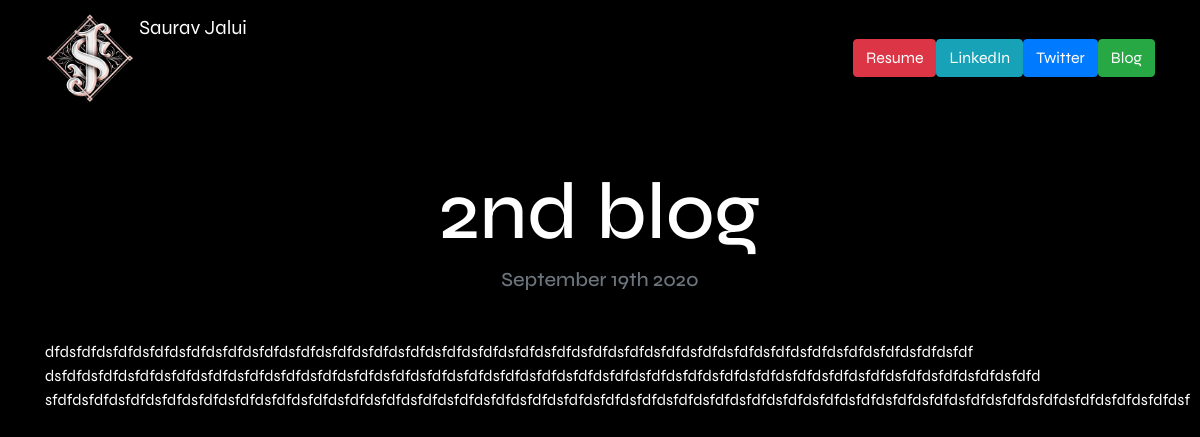
The app's page /blog/2/ with its own data.
### blog/models.py (models this page shows, shortened)
class Blog(models.Model):
    title = models.CharField(max_length=200)
    description = models.TextField()
    date = models.DateField()

### blog/views.py (the view)
# urls.py: path("<int:blog_id>/", views.detail, name='detail'),
def detail(request, blog_id):
    blog = get_object_or_404(Blog, pk=blog_id)
    return render(request, 'blog/detail.html', {'blog':blog})

### blog/templates/blog/detail.html
{% extends "portfolio/base.html" %}
{% load static %}
{% block content %}
<h1 class="text-center mt-5" id="blogdetailtitle">{{ blog.title }}</h1>
<h5 class="text-center text-muted mb-5">{{ blog.date|date:'F jS Y' }}</h5>
{{ blog.description|safe }}
{% endblock %}

### portfolio/static/portfolio/custom.css (style rules this page uses)
body { color: rgb(255, 255, 255); font-family: 'Expletus Sans', cursive; font-family: 'Montserrat', sans-serif; font-family: 'Syne', sans-serif; }
@media (min-width: 992px) { #blogdetailtitle { font-size: 5rem; } }

### records on screen
Blog: title "2nd blog", date "September 19th 2020", description "dfdsfdfdsfdfdsfdfdsfdfdsfdfdsfdfdsfdfdsfdfdsfdfdsfdfdsfdfdsfdfdsfdfdsfdfdsfdfdsfdfdsfdfdsfdfdsfdfdsfdfdsfdfdsfdfdsfdfdsfdfdsfdf dsfdfdsfdfdsfdfdsfdfdsfdfdsfdfdsfdfdsfdfdsfdfdsfdfdsfdfdsfdfdsfdfdsfdfdsfdfdsfdfdsfdfdsfdfdsfdfdsfdfdsfdfdsfdfdsfdfdsfdfdsfdfdsfdfdsfdfd sfdfdsfdfdsfdfdsfdfdsfdfdsfdfdsfdfdsfdfdsfdfdsfdfdsfdfdsfdfdsfdfdsfdfdsfdfdsfdfdsfdfdsfdfdsfdfdsfdfdsfdfdsfdfdsfdfdsfdfdsfdfdsfdfdsfdfdsfdfdsfdfdsfdfdsfdfdsf"
